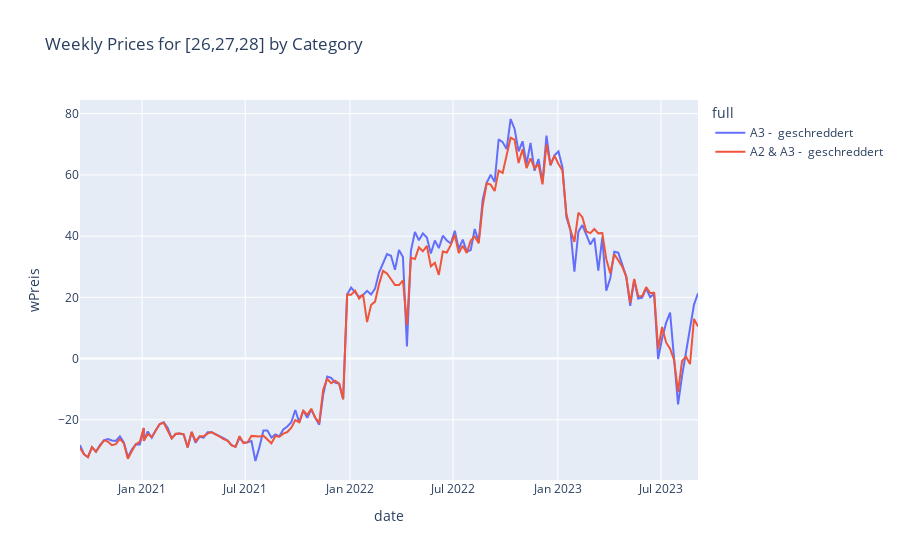

This figure's notebook cell:
### Code cell
fig = px.line(TS2, x='date', y='wPreis', color='full', title='Weekly Prices for [26,27,28] by Category')
fig.show()

### Figure 1 — Plotly figure (JSON) as saved in the notebook; plotly's stock layout.template omitted (floating-point values rounded to 4 significant figures; data arrays with more than 128 entries replaced by an {"elided": "..."} marker saying what was removed)
{"data": [{"hovertemplate": "full=A3 -  geschreddert<br>date=%{x}<br>wPreis=%{y}<extra></extra>", "legendgroup": "A3 -  geschreddert", "line": {"color": "#636efa", "dash": "solid"}, "marker": {"symbol": "circle"}, "mode": "lines", "name": "A3 -  geschreddert", "orientation": "v", "showlegend": true, "type": "scatter", "x": {"elided": "153 str values"}, "xaxis": "x", "y": {"elided": "153 float values"}, "yaxis": "y"}, {"hovertemplate": "full=A2 & A3 -  geschreddert<br>date=%{x}<br>wPreis=%{y}<extra></extra>", "legendgroup": "A2 & A3 -  geschreddert", "line": {"color": "#EF553B", "dash": "solid"}, "marker": {"symbol": "circle"}, "mode": "lines", "name": "A2 & A3 -  geschreddert", "orientation": "v", "showlegend": true, "type": "scatter", "x": {"elided": "156 str values"}, "xaxis": "x", "y": {"elided": "156 float values"}, "yaxis": "y"}], "layout": {"legend": {"title": {"text": "full"}, "tracegroupgap": 0}, "title": {"text": "Weekly Prices for [26,27,28] by Category"}, "xaxis": {"anchor": "y", "domain": [0, 1], "title": {"text": "date"}}, "yaxis": {"anchor": "x", "domain": [0, 1], "title": {"text": "wPreis"}}}}
